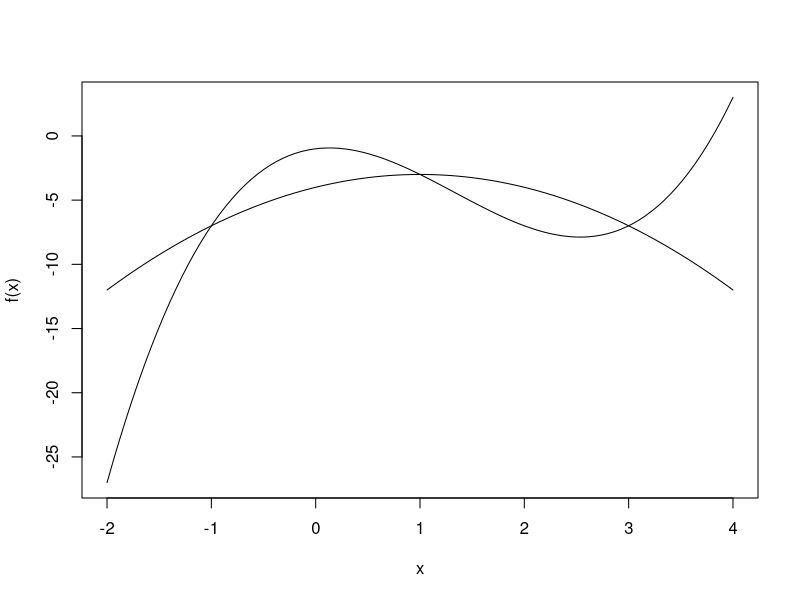

Write the R code that produced this figure.
## ---- chunk 1
knitr::opts_chunk$set(echo = TRUE)
## ---- chunk 2
#functions f and g 
f <- function(x) {x^3 - 4*x^2 + x - 1}
g <- function(x) {-x^2 + 2*x - 4}


#Graphed functions 
curve(f, -2, 4)
curve(g, -2, 4, add=T)

## ---- chunk 3
#Find roots using R

root1 <- uniroot(function(x) f(x) - g(x), interval = c(-2, 0))
root1$root

root2 <- uniroot(function(x) f(x) - g(x), interval = c(0, 2))
root2$root

root3 <- uniroot(function(x) f(x) - g(x), interval = c(2, 4))
root3$root

## ---- chunk 4
#first function btwn first interval
f1 <- integrate(f, lower = -1, upper = 1)

#second function btwn first interval
g1 <- integrate(g, lower = -1, upper = 1)

#############################################

f2 <- integrate(f, lower = 1, upper = 3)

g2 <- integrate(g, lower = 1, upper = 3)

total_area <- (f1$value - g1$value) + (g2$value - f2$value)
total_area
